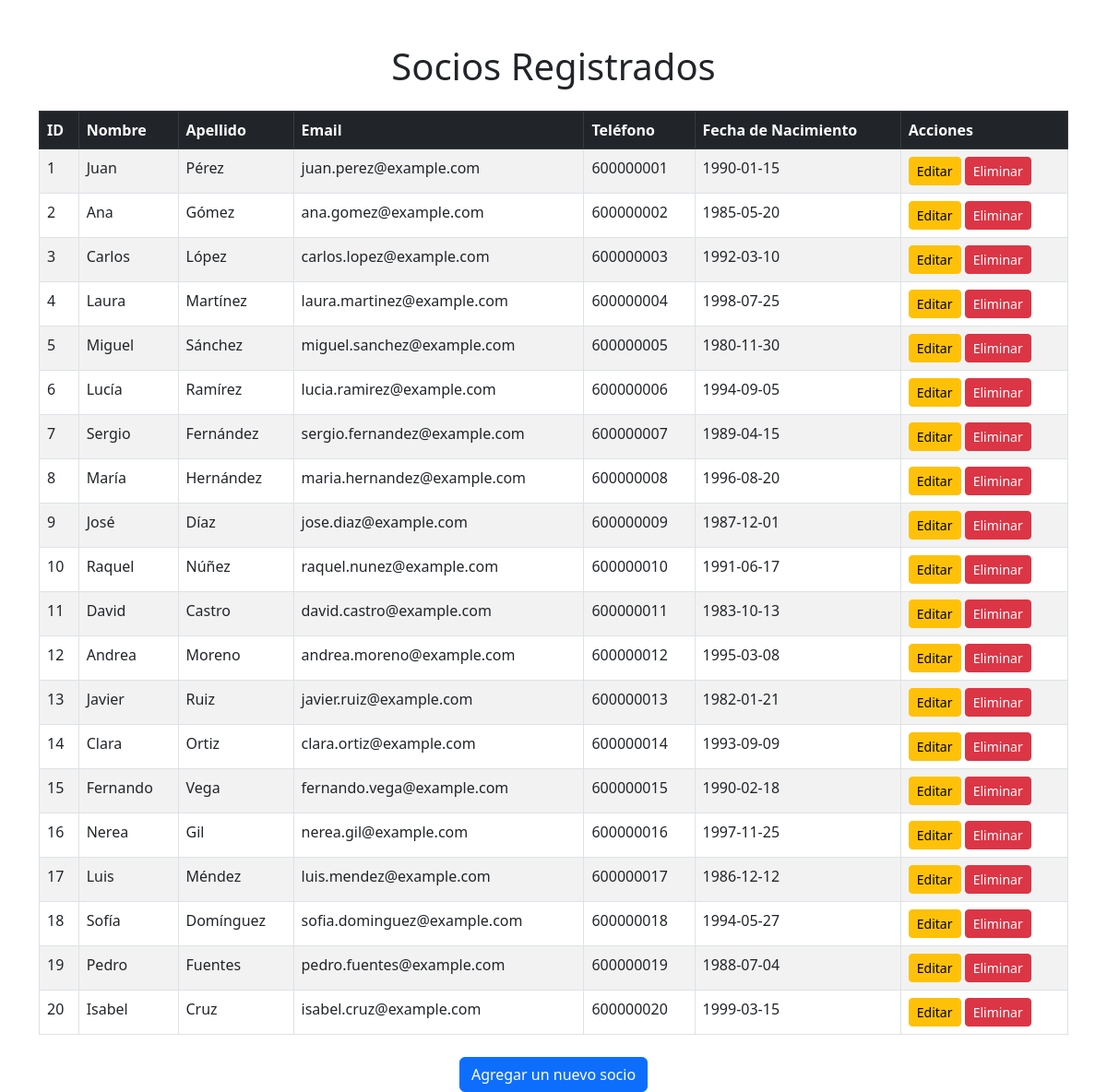
The app's page /Proyecto_CRUD_PHP/vista/lista_socio.php with its own data.
### tables this page shows
CREATE TABLE socios (
  id_socio INT AUTO_INCREMENT PRIMARY KEY,
  nombre VARCHAR(100) NOT NULL,
  apellido VARCHAR(100) NOT NULL,
  email VARCHAR(100) UNIQUE NOT NULL,
  telefono VARCHAR(15),
  fecha_nacimiento DATE
);

### Proyecto_CRUD_PHP/config/conexion.php (called while the page is built, shortened)
<?php
class Conexion {
    private $servidor = 'localhost';
    private $usuario = 'root';
    private $password = 'curso';
    private $base_datos = 'club_deportivo';
    public function __construct() {
        $this->conexion = new mysqli($this->servidor, $this->usuario, $this->password, $this->base_datos);
    }
}
?>

### Proyecto_CRUD_PHP/controlador/SociosController.php (called while the page is built, shortened)
<?php
require_once '../modelo/class_socio.php';
class SociosController {
    private $modelo;
    public function __construct() {
        $this->modelo = new Socio();
    }
    public function listarSocios() {
        return $this->modelo->obtenerSocios();
    }
}
?>

### Proyecto_CRUD_PHP/modelo/class_socio.php (called while the page is built, shortened)
<?php
require_once '../config/conexion.php';
class Socio {
    private $conexion;
    public function __construct() {
        $this->conexion = new Conexion();
    }
    public function obtenerSocios() {
        $query = "SELECT * FROM socios";
        $resultado = $this->conexion->conexion->query($query);
        $socios = [];
        while ($fila = $resultado->fetch_assoc()) {
            $socios[] = $fila;
        }
        return $socios;
    }
}
?>

### Proyecto_CRUD_PHP/vista/lista_socio.php (the view, shortened to what this page needs)
<?php
require_once '../controlador/SociosController.php';
$controller = new SociosController();
$socios = $controller->listarSocios();
?>
<!DOCTYPE html>
<html lang="es">
<head>
    <link href="https://cdn.jsdelivr.net/npm/bootstrap@5.3.0/dist/css/bootstrap.min.css" rel="stylesheet">
</head>
<body>
    <div class="container mt-5">
        <h1 class="mb-4 text-center">Socios Registrados</h1>
        <table class="table table-striped table-bordered">
            <thead class="table-dark">
                <tr>
                    <th>ID</th>
                    <th>Nombre</th>
                    <th>Apellido</th>
                    <th>Email</th>
                    <th>Tel&eacute;fono</th>
                    <th>Fecha de Nacimiento</th>
                    <th>Acciones</th>
                </tr>
            </thead>
            <tbody>
                <?php foreach ($socios as $socio): ?>
                    <tr>
                        <td><?= htmlspecialchars($socio['id_socio']) ?></td>
                        <td><?= htmlspecialchars($socio['nombre']) ?></td>
                        <td><?= htmlspecialchars($socio['apellido']) ?></td>
                        <td><?= htmlspecialchars($socio['email']) ?></td>
                        <td><?= htmlspecialchars($socio['telefono']) ?></td>
                        <td><?= htmlspecialchars($socio['fecha_nacimiento']) ?></td>
                        <td>
                            <a href="editar_socio.php?id=<?= urlencode($socio['id_socio']) ?>" class="btn btn-sm btn-warning">Editar</a>
                            <a href="eliminar_socio.php?id=<?= urlencode($socio['id_socio']) ?>" class="btn btn-sm btn-danger">Eliminar</a>
                        </td>
                    </tr>
                <?php endforeach; ?>
            </tbody>
        </table>
        <div class="text-center mt-4">
            <a href="alta_socio.php" class="btn btn-primary">Agregar un nuevo socio</a>
        </div>
    </div>
</body>
</html>

### records on screen
socios: id_socio "1", nombre "Juan", apellido "Pérez", email "juan.perez@example.com", telefono "600000001", fecha_nacimiento "1990-01-15"
socios: id_socio "2", nombre "Ana", apellido "Gómez", email "ana.gomez@example.com", telefono "600000002", fecha_nacimiento "1985-05-20"
socios: id_socio "3", nombre "Carlos", apellido "López", email "carlos.lopez@example.com", telefono "600000003", fecha_nacimiento "1992-03-10"
socios: id_socio "4", nombre "Laura", apellido "Martínez", email "laura.martinez@example.com", telefono "600000004", fecha_nacimiento "1998-07-25"
socios: id_socio "5", nombre "Miguel", apellido "Sánchez", email "miguel.sanchez@example.com", telefono "600000005", fecha_nacimiento "1980-11-30"
socios: id_socio "6", nombre "Lucía", apellido "Ramírez", email "lucia.ramirez@example.com", telefono "600000006", fecha_nacimiento "1994-09-05"
socios: id_socio "7", nombre "Sergio", apellido "Fernández", email "sergio.fernandez@example.com", telefono "600000007", fecha_nacimiento "1989-04-15"
socios: id_socio "8", nombre "María", apellido "Hernández", email "maria.hernandez@example.com", telefono "600000008", fecha_nacimiento "1996-08-20"
socios: id_socio "9", nombre "José", apellido "Díaz", email "jose.diaz@example.com", telefono "600000009", fecha_nacimiento "1987-12-01"
socios: id_socio "10", nombre "Raquel", apellido "Núñez", email "raquel.nunez@example.com", telefono "600000010", fecha_nacimiento "1991-06-17"
socios: id_socio "11", nombre "David", apellido "Castro", email "david.castro@example.com", telefono "600000011", fecha_nacimiento "1983-10-13"
socios: id_socio "12", nombre "Andrea", apellido "Moreno", email "andrea.moreno@example.com", telefono "600000012", fecha_nacimiento "1995-03-08"
socios: id_socio "13", nombre "Javier", apellido "Ruiz", email "javier.ruiz@example.com", telefono "600000013", fecha_nacimiento "1982-01-21"
socios: id_socio "14", nombre "Clara", apellido "Ortiz", email "clara.ortiz@example.com", telefono "600000014", fecha_nacimiento "1993-09-09"
socios: id_socio "15", nombre "Fernando", apellido "Vega", email "fernando.vega@example.com", telefono "600000015", fecha_nacimiento "1990-02-18"
socios: id_socio "16", nombre "Nerea", apellido "Gil", email "nerea.gil@example.com", telefono "600000016", fecha_nacimiento "1997-11-25"
socios: id_socio "17", nombre "Luis", apellido "Méndez", email "luis.mendez@example.com", telefono "600000017", fecha_nacimiento "1986-12-12"
socios: id_socio "18", nombre "Sofía", apellido "Domínguez", email "sofia.dominguez@example.com", telefono "600000018", fecha_nacimiento "1994-05-27"
socios: id_socio "19", nombre "Pedro", apellido "Fuentes", email "pedro.fuentes@example.com", telefono "600000019", fecha_nacimiento "1988-07-04"
socios: id_socio "20", nombre "Isabel", apellido "Cruz", email "isabel.cruz@example.com", telefono "600000020", fecha_nacimiento "1999-03-15"
